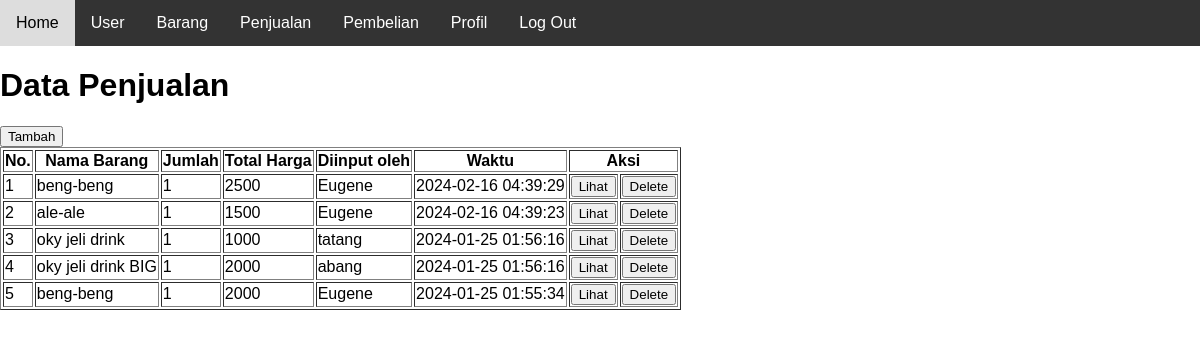
Page /penjualan.php (signed in) on the committed database.
### tables this page shows
CREATE TABLE `penjualan` (
  `id` int(10) UNSIGNED NOT NULL,
  `id_barang` int(10) UNSIGNED NOT NULL,
  `jumlah` int(10) UNSIGNED NOT NULL,
  `total_harga` int(10) UNSIGNED NOT NULL,
  `id_staff` int(10) UNSIGNED NOT NULL,
  `created_at` timestamp NOT NULL DEFAULT current_timestamp(),
  `updated_at` timestamp NULL DEFAULT NULL ON UPDATE current_timestamp()
);

CREATE TABLE `barang` (
  `id` int(10) UNSIGNED NOT NULL,
  `nama` varchar(50) NOT NULL,
  `kategori` enum('makanan','minuman') NOT NULL,
  `stok` int(10) UNSIGNED NOT NULL,
  `harga_beli` int(10) UNSIGNED NOT NULL,
  `harga_jual` int(10) UNSIGNED NOT NULL,
  `created_at` timestamp NOT NULL DEFAULT current_timestamp(),
  `updated_at` timestamp NULL DEFAULT NULL ON UPDATE current_timestamp()
);

CREATE TABLE `user` (
  `id` int(10) UNSIGNED NOT NULL,
  `username` varchar(50) NOT NULL,
  `password` varchar(250) NOT NULL,
  `level` enum('admin','keuangan','logistik') NOT NULL,
  `created_at` timestamp NOT NULL DEFAULT current_timestamp(),
  `updated_at` timestamp NULL DEFAULT NULL ON UPDATE current_timestamp()
);

### penjualan.php (the view, shortened to what this page needs)
<!DOCTYPE html>
<html>
<head>
</head>
<body>
    <?php include "menu.php"; ?>
    <?php
    require "koneksi.php";
    $sql = "SELECT penjualan.id, barang.nama as nama_barang, penjualan.jumlah, penjualan.total_harga, user.username, penjualan.created_at FROM barang JOIN penjualan on barang.id = penjualan.id_barang JOIN user ON user.id = penjualan.id_staff ORDER BY penjualan.created_at DESC";
    $query = mysqli_query($koneksi, $sql);
    ?>
    <div>
        <h1>Data Penjualan</h1>
        <form action="new-penjualan.php" method="GET">
            <button type="submit">Tambah</button>
        </form>
        <table border="1">
            <tr>
                <th>No.</th>
                <th>Nama Barang</th>
                <th>Jumlah</th>
                <th>Total Harga</th>
                <th>Diinput oleh</th>
                <th>Waktu</th>
                <th colspan="2">Aksi</th>
            </tr>
            <?php $i = 1; ?>
            <?php while ($penjualan = mysqli_fetch_array($query)) : ?>
                <tr>
                    <td><?= $i ?></td>
                    <td><?= $penjualan["nama_barang"] ?></td>
                    <td><?= $penjualan["jumlah"] ?></td>
                    <td><?= $penjualan["total_harga"] ?></td>
                    <td><?= $penjualan["username"] ?></td>
                    <td><?= $penjualan["created_at"] ?></td>
                    <td>
                        <form action="read-penjualan.php" method="GET">
                            <button type="submit">Lihat</button>
                        </form>
                    </td>
                    <td>
                        <form action="delete-penjualan.php" method="POST" onsubmit="return konfirmasi(this)">
                            <button type="submit">Delete</button>
                        </form>
                    </td>
                </tr>
                <?php $i++; ?>
            <?php endwhile ?>
        </table>
    </div>
</body>
</html>

### menu.php (shortened to what this page needs)
<!DOCTYPE html>
<html lang="en">
<head>
</head>
<body>
    <nav>
        <a href="home.php">Home</a>
        <a href="user.php">User</a>
        <a href="barang.php">Barang</a>
        <a href="penjualan.php">Penjualan</a>
        <a href="pembelian.php">Pembelian</a>
        <a href="profil.php">Profil</a>
        <a href="logout.php">Log Out</a>
    </nav>
</body>
</html>

### menu.php (style rules this page uses)
body { font-family: Arial, sans-serif; margin: 0; padding: 0; }
nav { background-color: #333; overflow: hidden; }
nav a { float: left; display: block; color: white; text-align: center; padding: 14px 16px; text-decoration: none; }

### rows in the picture
penjualan: id_barang.nama "beng-beng", jumlah "1", total_harga "2500", id_staff.username "Eugene", created_at "2024-02-16 04:39:29"
penjualan: id_barang.nama "ale-ale", jumlah "1", total_harga "1500", id_staff.username "Eugene", created_at "2024-02-16 04:39:23"
penjualan: id_barang.nama "oky jeli drink", jumlah "1", total_harga "1000", id_staff.username "tatang", created_at "2024-01-25 01:56:16"
penjualan: id_barang.nama "oky jeli drink BIG", jumlah "1", total_harga "2000", id_staff.username "abang", created_at "2024-01-25 01:56:16"
penjualan: id_barang.nama "beng-beng", jumlah "1", total_harga "2000", id_staff.username "Eugene", created_at "2024-01-25 01:55:34"
